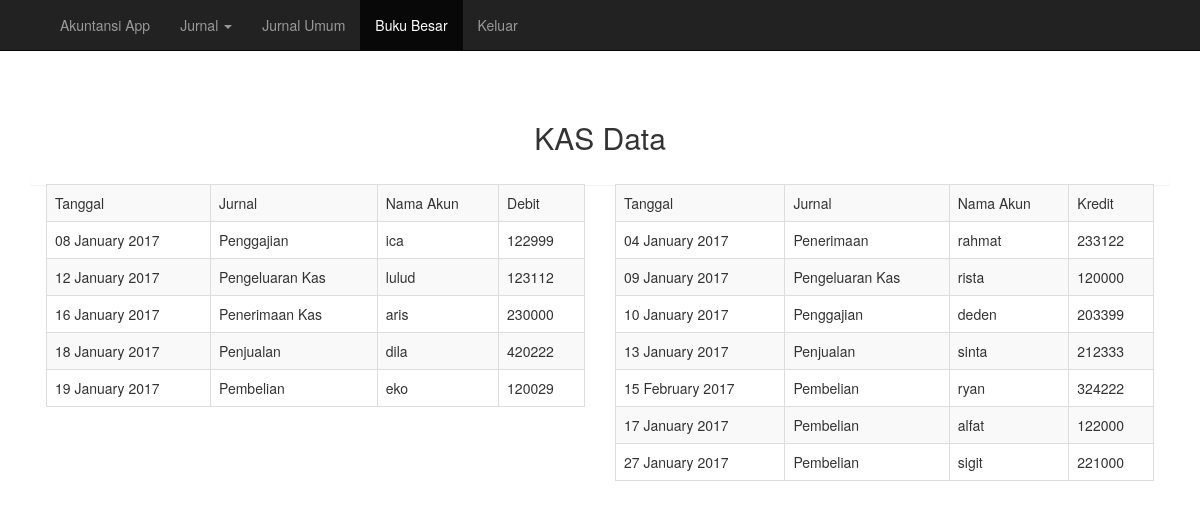
Page /bukuBesar.php on the committed database.
### tables this page shows
CREATE TABLE `jurnalumum` (
  `id` int(11) NOT NULL,
  `tgl_pembelian` varchar(20) NOT NULL,
  `jurnal` varchar(20) NOT NULL,
  `akun_debit` varchar(20) NOT NULL,
  `total_debit` int(10) NOT NULL,
  `akun_kredit` varchar(20) NOT NULL,
  `total_kredit` int(10) NOT NULL
);

### bukuBesar.php (the view, shortened to what this page needs)
<!DOCTYPE html>
<html>
<head>
    <link rel="stylesheet" href="./bootstrap/css/bootstrap.min.css">
    <link rel="stylesheet" href="./css/bootstrap-datetimepicker.min.css">
</head>
<body>
    <div class="navbar navbar-inverse navbar-fixed-top" role="navigation">
    <div class="container">
            <div class="navbar-collapse collapse">
                <ul class="nav navbar-nav">
                    <li class="dropdown">
                        <a href="home.php" class="dropdown" data-toggle="dropdown">Akuntansi App</a>
                    </li>
                    <li class="dropdown">
                        <a href="#" class="dropdown-toggle" data-toggle="dropdown">Jurnal <span class="caret"></span></a>
                    </li>
                    <li class="">
                        <a href="jurnalUmum.php" class="dropdown-toggle">Jurnal Umum </a>
                    </li>
                    <li class="active">
                        <a href="bukuBesar.php" class="dropdown-toggle">Buku Besar </a>
                    </li>
                    <li class="">
                        <a href="logout.php" class="dropdown-toggle">Keluar</a>
                    </li>
                </ul>
            </div>
    </div>
</div>
<div class="container">
<div class="panel" style="padding-top: 100px">
    <h2 style="text-align: center; padding-bottom: 20px;">KAS Data</h2>
    <div class="col-md-6">
        <table class = "table table-bordered table-striped">
        <tr>
        <td>Tanggal</td>
        <td>Jurnal</td>
        <td>Nama Akun</td>
        <td>Debit</td>
        </tr>
        <?php
        require ('koneksi.php');
        $sql = mysqli_query($koneksi, "SELECT * FROM jurnalumum WHERE akun_kredit = 'KAS' ORDER BY tgl_pembelian ASC") or die(mysqli_error());
        while ($data = mysqli_fetch_array($sql)){
            echo "
                    <tr>
                    <td>$data[tgl_pembelian]</td>
                    <td>$data[jurnal]</td>
                    <td>$data[akun_debit]</td>
                    <td>$data[total_debit]</td>
                    </tr>";
                        };
                    ?>
            </table>
    </div>
    <div class="col-md-6">
        <table class = "table table-bordered table-striped">
        <tr>
        <td>Tanggal</td>
        <td>Jurnal</td>
        <td>Nama Akun</td>
        <td>Kredit</td>
        </tr>
        <?php
        require ('koneksi.php');
        $sql2 = mysqli_query($koneksi, "SELECT * FROM jurnalumum WHERE akun_debit = 'KAS' ORDER BY tgl_pembelian ASC") or die(mysqli_error());
        while ($data = mysqli_fetch_array($sql2)){
            echo "
                    <tr>
                    <td>$data[tgl_pembelian]</td>
                    <td>$data[jurnal]</td>
                    <td>$data[akun_kredit]</td>
                    <td>$data[total_kredit]</td>
                    </tr>";
                        };
                    ?>
            </table>
    </div>
    </div>
</div>
</body>
</html>

### rows in the picture
jurnalumum: tgl_pembelian "08 January 2017", jurnal "Penggajian", akun_debit "ica", total_debit "122999"
jurnalumum: tgl_pembelian "12 January 2017", jurnal "Pengeluaran Kas", akun_debit "lulud", total_debit "123112"
jurnalumum: tgl_pembelian "16 January 2017", jurnal "Penerimaan Kas", akun_debit "aris", total_debit "230000"
jurnalumum: tgl_pembelian "18 January 2017", jurnal "Penjualan", akun_debit "dila", total_debit "420222"
jurnalumum: tgl_pembelian "19 January 2017", jurnal "Pembelian", akun_debit "eko", total_debit "120029"
jurnalumum: tgl_pembelian "04 January 2017", jurnal "Penerimaan", akun_kredit "rahmat", total_kredit "233122"
jurnalumum: tgl_pembelian "09 January 2017", jurnal "Pengeluaran Kas", akun_kredit "rista", total_kredit "120000"
jurnalumum: tgl_pembelian "10 January 2017", jurnal "Penggajian", akun_kredit "deden", total_kredit "203399"
jurnalumum: tgl_pembelian "13 January 2017", jurnal "Penjualan", akun_kredit "sinta", total_kredit "212333"
jurnalumum: tgl_pembelian "15 February 2017", jurnal "Pembelian", akun_kredit "ryan", total_kredit "324222"
jurnalumum: tgl_pembelian "17 January 2017", jurnal "Pembelian", akun_kredit "alfat", total_kredit "122000"
jurnalumum: tgl_pembelian "27 January 2017", jurnal "Pembelian", akun_kredit "sigit", total_kredit "221000"
